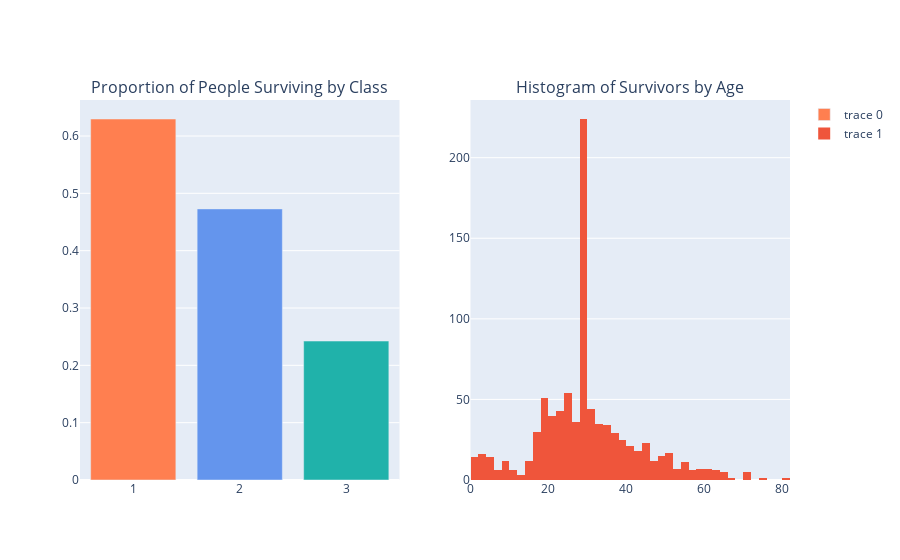

Notebook cell for this chart:
### Code cell
fig = make_subplots(rows = 1, cols = 2, subplot_titles = ('Proportion of People Surviving by Class', 'Histogram of Survivors by Age'))
fig.add_trace(go.Bar(x= train.groupby(['Pclass']).count().index, 
                     y = train.groupby(['Pclass'])['Survived'].mean(),
                     marker = dict(color = ['coral','cornflowerblue', 'lightseagreen']),
                    width = 0.8), row = 1, col = 1)
fig.add_trace(go.Histogram(x = train.sort_values(by='Age')['Age']), row = 1 , col = 2)

### Figure 1 — Plotly figure (JSON) as saved in the notebook; plotly's stock layout.template omitted (floating-point values rounded to 4 significant figures; data arrays with more than 128 entries replaced by an {"elided": "..."} marker saying what was removed)
{"data": [{"marker": {"color": ["coral", "cornflowerblue", "lightseagreen"]}, "type": "bar", "width": 0.8, "x": ["1", "2", "3"], "xaxis": "x", "y": [0.6296, 0.4728, 0.2424], "yaxis": "y"}, {"type": "histogram", "x": {"elided": "891 float values"}, "xaxis": "x2", "yaxis": "y2"}], "layout": {"annotations": [{"font": {"size": 16}, "showarrow": false, "text": "Proportion of People Surviving by Class", "x": 0.225, "xanchor": "center", "xref": "paper", "y": 1, "yanchor": "bottom", "yref": "paper"}, {"font": {"size": 16}, "showarrow": false, "text": "Histogram of Survivors by Age", "x": 0.775, "xanchor": "center", "xref": "paper", "y": 1, "yanchor": "bottom", "yref": "paper"}], "xaxis": {"anchor": "y", "domain": [0, 0.45]}, "xaxis2": {"anchor": "y2", "domain": [0.55, 1]}, "yaxis": {"anchor": "x", "domain": [0, 1]}, "yaxis2": {"anchor": "x2", "domain": [0, 1]}}}
